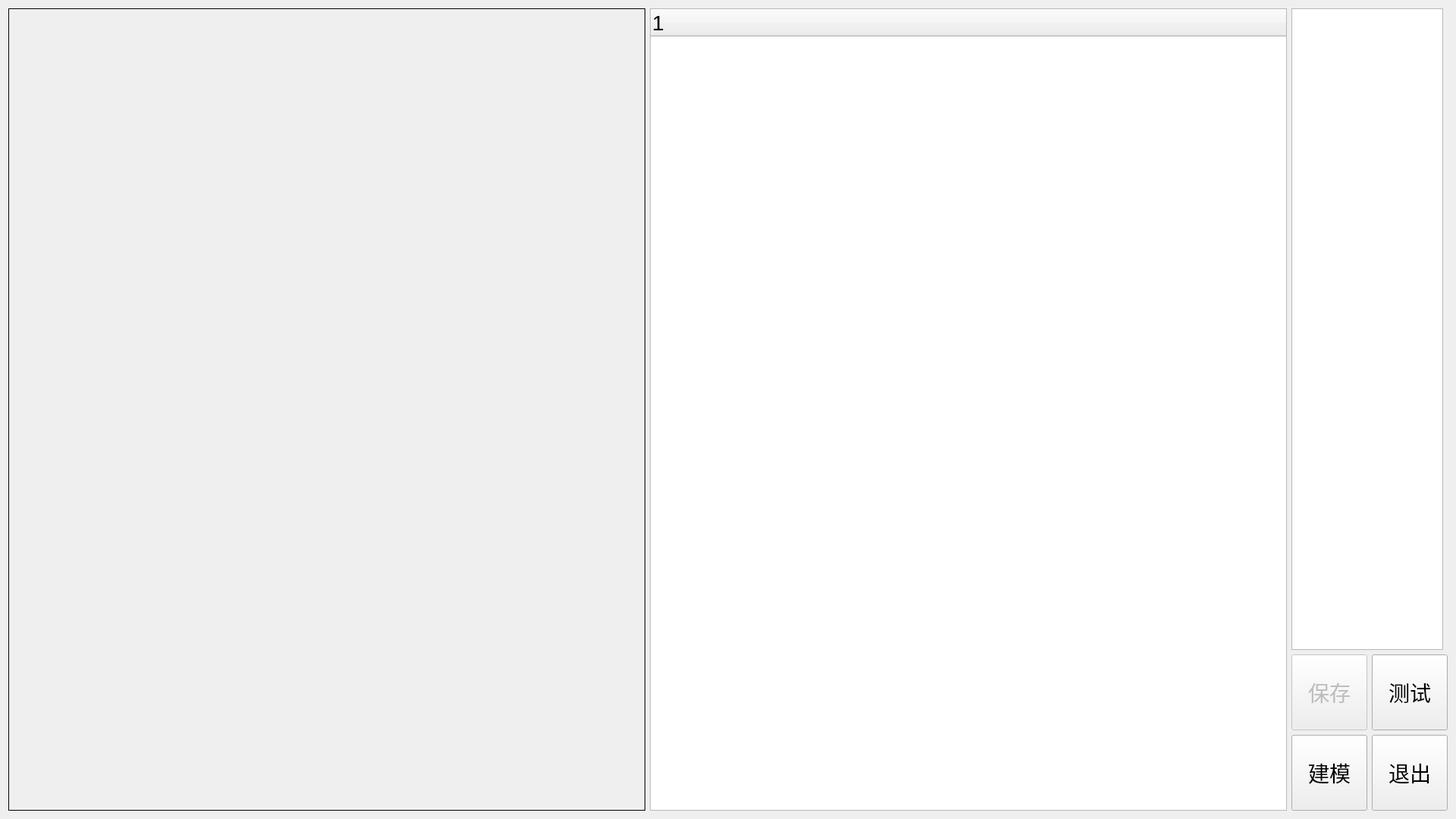
<?xml version="1.0" encoding="UTF-8"?>
<ui version="4.0">
 <class>QtGuiSetting</class>
 <widget class="QDialog" name="QtGuiSetting">
  <property name="windowModality">
   <enum>Qt::WindowModal</enum>
  </property>
  <property name="geometry">
   <rect>
    <x>0</x>
    <y>0</y>
    <width>1920</width>
    <height>1080</height>
   </rect>
  </property>
  <property name="font">
   <font>
    <pointsize>21</pointsize>
   </font>
  </property>
  <property name="windowTitle">
   <string>QtGuiSetting</string>
  </property>
  <layout class="QGridLayout" name="gridLayout_2">
   <item row="0" column="0">
    <layout class="QHBoxLayout" name="horizontalLayout">
     <item>
      <widget class="QLabel" name="ShowLabel">
       <property name="sizePolicy">
        <sizepolicy hsizetype="Expanding" vsizetype="Expanding">
         <horstretch>0</horstretch>
         <verstretch>0</verstretch>
        </sizepolicy>
       </property>
       <property name="frameShape">
        <enum>QFrame::Box</enum>
       </property>
       <property name="text">
        <string/>
       </property>
      </widget>
     </item>
     <item>
      <widget class="QMyTreeWidget" name="treeWidget">
       <property name="maximumSize">
        <size>
         <width>16777215</width>
         <height>16777215</height>
        </size>
       </property>
       <property name="font">
        <font>
         <pointsize>21</pointsize>
        </font>
       </property>
      </widget>
     </item>
     <item>
      <layout class="QVBoxLayout" name="verticalLayout">
       <item>
        <widget class="QListWidget" name="lw_ImageList">
         <property name="sizePolicy">
          <sizepolicy hsizetype="Fixed" vsizetype="Expanding">
           <horstretch>0</horstretch>
           <verstretch>0</verstretch>
          </sizepolicy>
         </property>
         <property name="maximumSize">
          <size>
           <width>200</width>
           <height>16777215</height>
          </size>
         </property>
         <property name="font">
          <font>
           <pointsize>21</pointsize>
          </font>
         </property>
        </widget>
       </item>
       <item>
        <layout class="QGridLayout" name="gridLayout">
         <item row="0" column="0">
          <widget class="QPushButton" name="pB_Save">
           <property name="enabled">
            <bool>false</bool>
           </property>
           <property name="sizePolicy">
            <sizepolicy hsizetype="Minimum" vsizetype="Minimum">
             <horstretch>0</horstretch>
             <verstretch>0</verstretch>
            </sizepolicy>
           </property>
           <property name="minimumSize">
            <size>
             <width>100</width>
             <height>100</height>
            </size>
           </property>
           <property name="maximumSize">
            <size>
             <width>100</width>
             <height>100</height>
            </size>
           </property>
           <property name="text">
            <string>保存</string>
           </property>
          </widget>
         </item>
         <item row="0" column="1">
          <widget class="QPushButton" name="pB_ContinueTest">
           <property name="sizePolicy">
            <sizepolicy hsizetype="Minimum" vsizetype="Minimum">
             <horstretch>0</horstretch>
             <verstretch>0</verstretch>
            </sizepolicy>
           </property>
           <property name="minimumSize">
            <size>
             <width>100</width>
             <height>100</height>
            </size>
           </property>
           <property name="maximumSize">
            <size>
             <width>100</width>
             <height>100</height>
            </size>
           </property>
           <property name="text">
            <string>测试</string>
           </property>
           <property name="checkable">
            <bool>true</bool>
           </property>
          </widget>
         </item>
         <item row="1" column="0">
          <widget class="QPushButton" name="pB_Calibration">
           <property name="sizePolicy">
            <sizepolicy hsizetype="Minimum" vsizetype="Minimum">
             <horstretch>0</horstretch>
             <verstretch>0</verstretch>
            </sizepolicy>
           </property>
           <property name="minimumSize">
            <size>
             <width>100</width>
             <height>100</height>
            </size>
           </property>
           <property name="maximumSize">
            <size>
             <width>100</width>
             <height>100</height>
            </size>
           </property>
           <property name="text">
            <string>建模</string>
           </property>
          </widget>
         </item>
         <item row="1" column="1">
          <widget class="QPushButton" name="pB_Exit">
           <property name="sizePolicy">
            <sizepolicy hsizetype="Minimum" vsizetype="Minimum">
             <horstretch>0</horstretch>
             <verstretch>0</verstretch>
            </sizepolicy>
           </property>
           <property name="minimumSize">
            <size>
             <width>100</width>
             <height>100</height>
            </size>
           </property>
           <property name="maximumSize">
            <size>
             <width>100</width>
             <height>100</height>
            </size>
           </property>
           <property name="text">
            <string>退出</string>
           </property>
          </widget>
         </item>
        </layout>
       </item>
      </layout>
     </item>
    </layout>
   </item>
  </layout>
 </widget>
 <layoutdefault spacing="6" margin="11"/>
 <customwidgets>
  <customwidget>
   <class>QMyTreeWidget</class>
   <extends>QTreeWidget</extends>
   <header>./qmytreewidget.h</header>
  </customwidget>
 </customwidgets>
 <resources/>
 <connections/>
 <slots>
  <slot>onBtnGetImage()</slot>
  <slot>onBtnGetSample()</slot>
  <slot>onCellChanged(int,int)</slot>
  <slot>onSaveImage()</slot>
  <slot>onSelectTrainFile()</slot>
  <slot>onTest()</slot>
  <slot>onSetOCR()</slot>
  <slot>onSetStyle()</slot>
  <slot>onSetColor()</slot>
  <slot>onSaveImg()</slot>
  <slot>onAuthority()</slot>
 </slots>
</ui>
